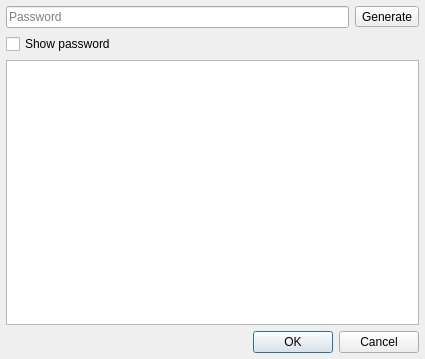
<?xml version="1.0" encoding="UTF-8"?>
<ui version="4.0">
 <class>PasswordDialog</class>
 <widget class="QDialog" name="PasswordDialog">
  <property name="geometry">
   <rect>
    <x>0</x>
    <y>0</y>
    <width>425</width>
    <height>359</height>
   </rect>
  </property>
  <property name="windowTitle">
   <string>Password</string>
  </property>
  <layout class="QVBoxLayout" name="verticalLayout_2">
   <property name="leftMargin">
    <number>6</number>
   </property>
   <property name="topMargin">
    <number>6</number>
   </property>
   <property name="rightMargin">
    <number>6</number>
   </property>
   <property name="bottomMargin">
    <number>6</number>
   </property>
   <item>
    <widget class="QWidget" name="widget" native="true">
     <layout class="QVBoxLayout" name="verticalLayout">
      <property name="leftMargin">
       <number>0</number>
      </property>
      <property name="topMargin">
       <number>0</number>
      </property>
      <property name="rightMargin">
       <number>0</number>
      </property>
      <property name="bottomMargin">
       <number>0</number>
      </property>
      <item>
       <layout class="QHBoxLayout" name="horizontalLayout">
        <item>
         <widget class="QLineEdit" name="lineEditPassword">
          <property name="text">
           <string/>
          </property>
          <property name="echoMode">
           <enum>QLineEdit::Password</enum>
          </property>
          <property name="placeholderText">
           <string>Password</string>
          </property>
         </widget>
        </item>
        <item>
         <widget class="QToolButton" name="createPasswordButton">
          <property name="enabled">
           <bool>true</bool>
          </property>
          <property name="text">
           <string>Generate</string>
          </property>
         </widget>
        </item>
       </layout>
      </item>
      <item>
       <widget class="QCheckBox" name="checkBoxShow">
        <property name="text">
         <string>Show password</string>
        </property>
       </widget>
      </item>
      <item>
       <layout class="QFormLayout" name="formLayout">
        <property name="sizeConstraint">
         <enum>QLayout::SetDefaultConstraint</enum>
        </property>
        <property name="fieldGrowthPolicy">
         <enum>QFormLayout::AllNonFixedFieldsGrow</enum>
        </property>
        <property name="labelAlignment">
         <set>Qt::AlignLeading|Qt::AlignLeft|Qt::AlignVCenter</set>
        </property>
        <property name="formAlignment">
         <set>Qt::AlignLeading|Qt::AlignLeft|Qt::AlignTop</set>
        </property>
       </layout>
      </item>
      <item>
       <widget class="QPlainTextEdit" name="plainTextEdit"/>
      </item>
      <item>
       <widget class="QDialogButtonBox" name="buttonBox">
        <property name="orientation">
         <enum>Qt::Horizontal</enum>
        </property>
        <property name="standardButtons">
         <set>QDialogButtonBox::Cancel|QDialogButtonBox::Ok</set>
        </property>
       </widget>
      </item>
     </layout>
    </widget>
   </item>
  </layout>
 </widget>
 <tabstops>
  <tabstop>lineEditPassword</tabstop>
  <tabstop>createPasswordButton</tabstop>
  <tabstop>checkBoxShow</tabstop>
  <tabstop>plainTextEdit</tabstop>
 </tabstops>
 <resources/>
 <connections>
  <connection>
   <sender>buttonBox</sender>
   <signal>accepted()</signal>
   <receiver>PasswordDialog</receiver>
   <slot>accept()</slot>
   <hints>
    <hint type="sourcelabel">
     <x>248</x>
     <y>254</y>
    </hint>
    <hint type="destinationlabel">
     <x>157</x>
     <y>274</y>
    </hint>
   </hints>
  </connection>
  <connection>
   <sender>buttonBox</sender>
   <signal>rejected()</signal>
   <receiver>PasswordDialog</receiver>
   <slot>reject()</slot>
   <hints>
    <hint type="sourcelabel">
     <x>316</x>
     <y>260</y>
    </hint>
    <hint type="destinationlabel">
     <x>286</x>
     <y>274</y>
    </hint>
   </hints>
  </connection>
 </connections>
</ui>
